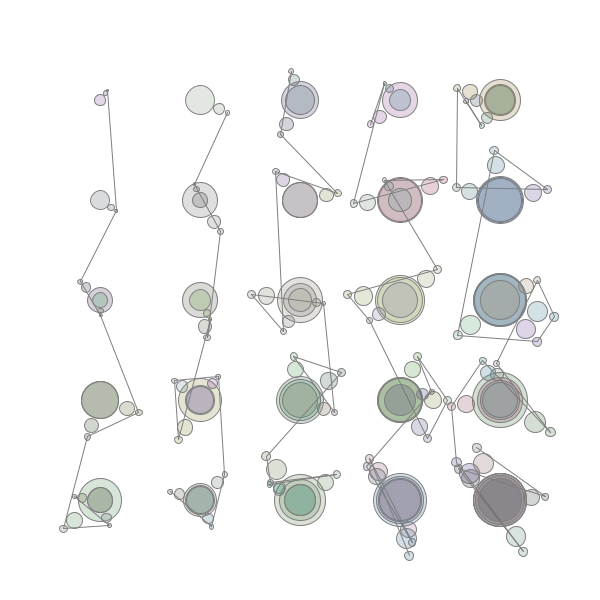
Frame 1 (no input)
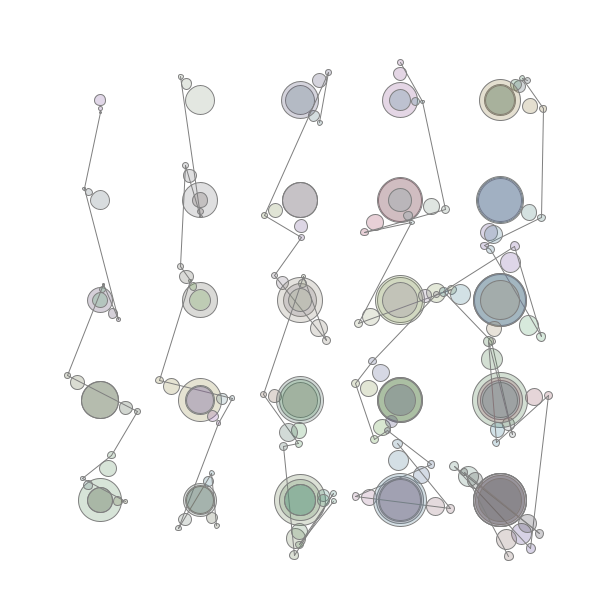
Frame 60 (the mouse pressed at the canvas centre just before this capture)
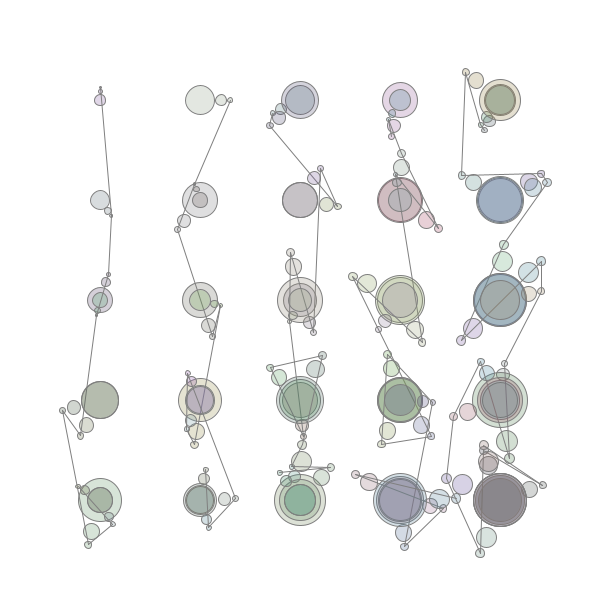
Frame 120 (the mouse held since frame 60 and released just before this capture)

The Processing sketch that drew these frames (run headless with seeded random() and noise(); from frame 60 on, the mouse is pressed at the canvas centre):

// Processing sketch: processing_30776
// ── processing_30776.pde

//flash math(s) 08 iterative
//allonestring
//april 2011
//june 2014 converted to js
int numRows = 5;
int numColumns = 5;
int counter = 0;
tripleBlob bbb;
color[] colours;
float[] angles;
float[] radii;
PVector[] lineEnds;

void setup()
{
  size(600, 600);
  background(255, 255, 255);
  smooth();
  noStroke();
  colorMode(RGB);  
  
  colours = new color[69];
  angles = new float[69];
  radii = new float[69];
  lineEnds = new PVector[69];

  for(int r = 0; r < numRows; r++)
  {
    for(int c = 0; c < numColumns; c++)
    {
      for(int s = 0; s < (r + c + 2) / 2; s++)
      {
          colours[counter] = color(random(103)+68, random(103)+68, random(103)+68, 64);
          radii[counter] = 15 + (r + c) * 10 + random(60);
          angles[counter] = random(TWO_PI);
          counter++;
      }
    }
  }
}

void draw()
{
  background(255);
  counter = 0;
  for(int r = 0; r < numRows; r++)
  {
    for(int c = 0; c < numColumns; c++)
    {
     for(int s = 0; s < (r + c + 2) / 2; s++)
      {
        bbb = new tripleBlob(colours[counter], radii[counter], angles[counter]);

        float xpos = r * 500 / numRows + 100;
        float ypos = c * 500 / numColumns + 100;
        pushMatrix();
        translate(xpos, ypos);
        bbb.display();
        popMatrix();
        

        float lineEndsX = xpos + cos(angles[counter]) * 0.43 * radii[counter];
        float lineEndsY = ypos + sin(angles[counter]) * 0.43 * radii[counter];
        lineEnds[counter] = new PVector(lineEndsX, lineEndsY);

        angles[counter] += random(PI / 10);//TWO_PI/5;
        counter++;
        if(counter > 1)
        { 
          if(c == 0 & s == 0) 
          {
            continue;
          }
          line(lineEnds[counter-2].x, lineEnds[counter-2].y, lineEnds[counter-1].x, lineEnds[counter-1].y);
        }      
      }
    }
  }
}

//new shape to create blob shape
class tripleBlob
{
  float rotation;
  color colour;
  float angle;
  float radius;
  
  tripleBlob(color colour, float radius, float angle) 
  {
    this.colour = colour;
    this.radius = radius / 10;
    this.angle = angle;
  }
  
  void display()
  {
    smooth();
    ellipseMode(CENTER);
    fill(colour);
    stroke(127);
    beginShape();
    ellipse(0, 0, 4*radius, 4*radius);
    ellipse(cos(angle)* 3*radius, sin(angle)*3*radius, 1.5*radius, 1.5*radius);
    ellipse(cos(angle) * 4.3 * radius, sin(angle) * 4.3 * radius, 0.7 * radius, 0.7 * radius);
    endShape();
  }
}
